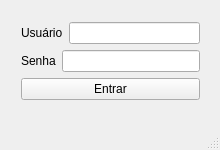
<?xml version="1.0" encoding="UTF-8"?>
<ui version="4.0">
 <class>MainWindow</class>
 <widget class="QMainWindow" name="MainWindow">
  <property name="geometry">
   <rect>
    <x>0</x>
    <y>0</y>
    <width>220</width>
    <height>150</height>
   </rect>
  </property>
  <property name="windowTitle">
   <string>MainWindow</string>
  </property>
  <widget class="QWidget" name="centralwidget">
   <widget class="QWidget" name="">
    <property name="geometry">
     <rect>
      <x>21</x>
      <y>22</y>
      <width>179</width>
      <height>81</height>
     </rect>
    </property>
    <layout class="QVBoxLayout" name="verticalLayout">
     <item>
      <layout class="QHBoxLayout" name="horizontalLayout">
       <item>
        <widget class="QLabel" name="label">
         <property name="text">
          <string>Usuário</string>
         </property>
        </widget>
       </item>
       <item>
        <widget class="QLineEdit" name="lineEdit">
         <property name="layoutDirection">
          <enum>Qt::RightToLeft</enum>
         </property>
        </widget>
       </item>
      </layout>
     </item>
     <item>
      <layout class="QHBoxLayout" name="horizontalLayout_2">
       <item>
        <widget class="QLabel" name="label_2">
         <property name="text">
          <string>Senha</string>
         </property>
        </widget>
       </item>
       <item>
        <widget class="QLineEdit" name="lineEdit_2">
         <property name="echoMode">
          <enum>QLineEdit::Password</enum>
         </property>
        </widget>
       </item>
      </layout>
     </item>
     <item>
      <widget class="QPushButton" name="pushButton">
       <property name="text">
        <string>Entrar</string>
       </property>
      </widget>
     </item>
    </layout>
   </widget>
  </widget>
  <widget class="QMenuBar" name="menubar">
   <property name="geometry">
    <rect>
     <x>0</x>
     <y>0</y>
     <width>220</width>
     <height>21</height>
    </rect>
   </property>
  </widget>
  <widget class="QStatusBar" name="statusbar"/>
 </widget>
 <resources/>
 <connections/>
</ui>
